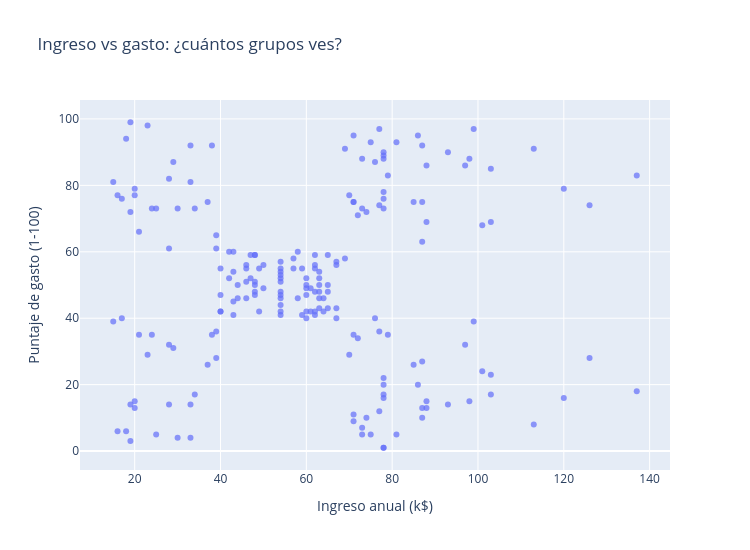

Source (notebook cell):
### Code cell
# Esta celda va de regalo: léela con calma y ejecútala
# Zoom a la pareja más interesante: ingreso vs gasto
fig = px.scatter(
    df,
    x='ingreso_anual',
    y='gasto',
    opacity=0.7,
    labels={'ingreso_anual': 'Ingreso anual (k$)', 'gasto': 'Puntaje de gasto (1-100)'},
    title='Ingreso vs gasto: ¿cuántos grupos ves?'
)
fig.update_layout(width=750, height=550)
fig.show()

### Figure 1 — Plotly figure (JSON) as saved in the notebook; plotly's stock layout.template omitted (floating-point values rounded to 4 significant figures; data arrays with more than 128 entries replaced by an {"elided": "..."} marker saying what was removed)
{"data": [{"hovertemplate": "Ingreso anual (k$)=%{x}<br>Puntaje de gasto (1-100)=%{y}<extra></extra>", "legendgroup": "", "marker": {"color": "#636efa", "opacity": 0.7, "symbol": "circle"}, "mode": "markers", "name": "", "orientation": "v", "showlegend": false, "type": "scatter", "x": {"elided": "200 int values"}, "xaxis": "x", "y": {"elided": "200 int values"}, "yaxis": "y"}], "layout": {"height": 550, "legend": {"tracegroupgap": 0}, "title": {"text": "Ingreso vs gasto: ¿cuántos grupos ves?"}, "width": 750, "xaxis": {"anchor": "y", "domain": [0, 1], "title": {"text": "Ingreso anual (k$)"}}, "yaxis": {"anchor": "x", "domain": [0, 1], "title": {"text": "Puntaje de gasto (1-100)"}}}}
